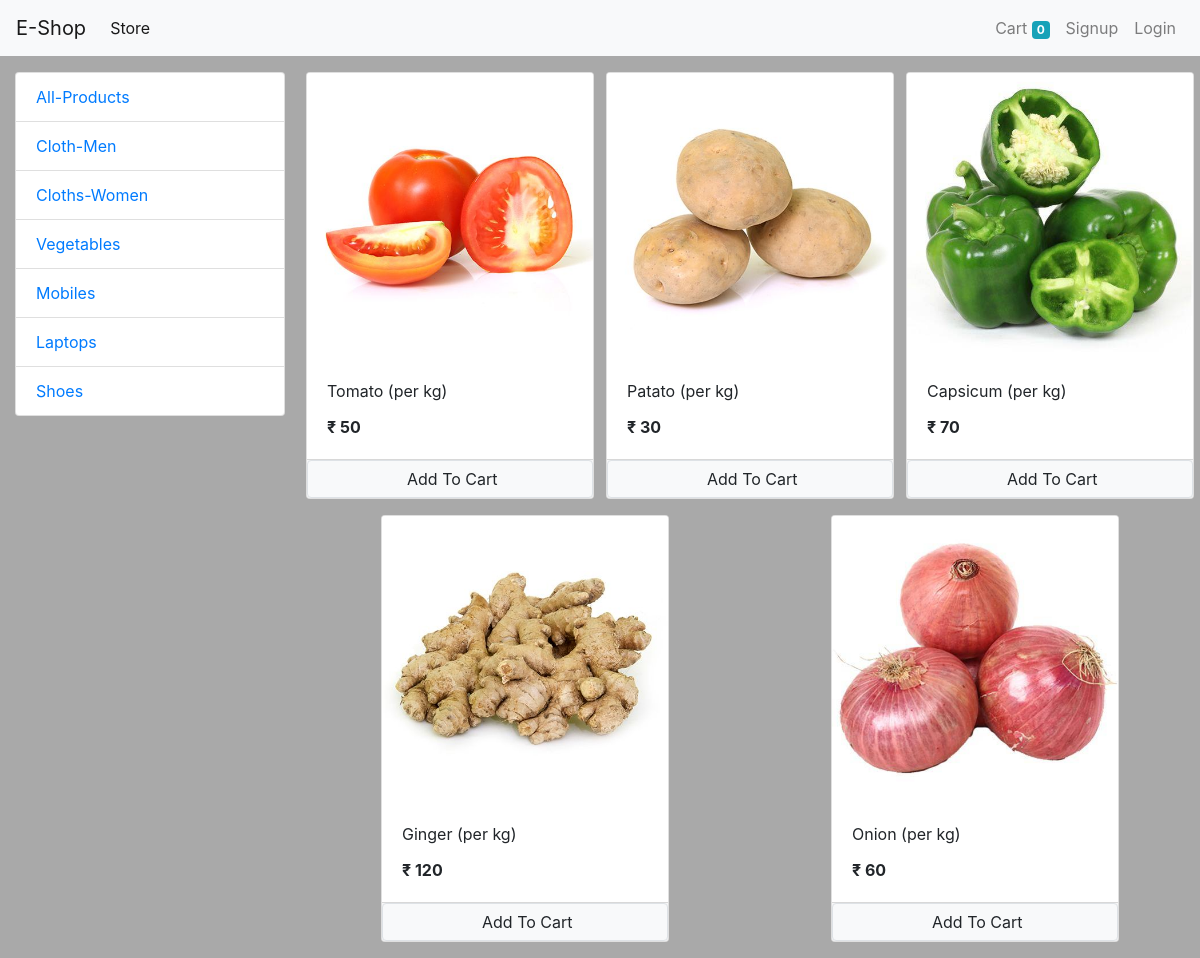
Screenshot of /?category=3 with the database file from the repository.
### store/models/category.py (models this page shows, shortened)
class Category(models.Model):
    name = models.CharField(max_length=20)
    @staticmethod
    def get_all_categories():
        return Category.objects.all()

### store/models/product.py (models this page shows, shortened)
class Product(models.Model):
    name = models.CharField(max_length=50)
    price = models.IntegerField(default=0)
    category = models.ForeignKey(Category, on_delete=models.CASCADE, default=1)
    description = models.CharField(max_length=200, default='', null=True, blank=True)
    image = models.ImageField(upload_to='uploads/products/')
    @staticmethod
    def get_all_products_by_categoryid(category_id):
        if category_id:
            return Product.objects.filter(category=category_id)
        else:
            return Product.get_all_products()

### store/views/home.py (the view, shortened to what this page needs)
# urls.py: path('', Index.as_view(), name='homepage'),
class Index(View):
    def get(self, request):
        cart = request.session.get('cart')
        if not cart:
            request.session['cart'] = {}
        products = None
        categories = Category.get_all_categories()
        categoryID = request.GET.get('category')
        if categoryID:
            products = Product.get_all_products_by_categoryid(categoryID)
        else:
            products = Product.get_all_products();
        data = {}
        data['products'] = products
        data['categories'] = categories
        print('you are:', request.session.get('customer_email'))
        return render(request, 'index.html', data)

### store/templatetags/cart.py (called while the page is built)
@register.filter(name='is_in_cart')
def is_in_cart(product, cart):
    keys = cart.keys()
    for id in keys:
        if int(id) == product.id:
            return True
    return False;

### store/templatetags/custom_filter.py (called while the page is built)
@register.filter(name='currency')
def currency(number):
    return " ₹ " + str(number)

### templates/index.html (shortened to what this page needs)
{% extends 'base.html' %}
{% block content %}
    {% load cart %}
    {% load custom_filter %}
    <div class="container-fluid mt-3">
        <div class="row">
            <div class="col-lg-3 mx-auto">
                <div class="list-group">
                    <a href="/" class="list-group-item
                list-group-item">All-Products</a>
                    {% for category in categories %}
                        <a href="/?category={{ category.id }}" class="list-group-item
                list-group-item">{{ category.name }}</a>
                    {% endfor %}
                </div>
            </div>
            <div id="products" class="col-lg-9 mx-auto">
                <div class="row" mx-auto>
                    {% for product in products %}
                        <div class="card mx-auto mb-3" id="{{ product.id }}" style="width: 18rem;">
                            <img src="{{ product.image.url }}"
                                 class="card-img-top" alt="Card image cap">
                            <div class="card-body">
                                <p class="card-title">{{ product.name }}</p>
                                <p class="card-text"><b>{{ product.price|currency }}</b></p>
                            </div>
                            <div class="card-footer p-0 ">
                                {% if product|is_in_cart:request.session.cart %}
                                    <div class="row no-gutters">
                                        <form action="/#{{ product.id }}" class="col-2" method="post">
                                            {% csrf_token %}
                                            <input hidden type="text" name="product" value="{{ product.id }}">
                                            <input hidden type="text" name="remove" value="True">
                                            <input type="submit" value=" - " class=" btn btn-block btn-secondary ">
                                        </form>
                                        <div class="text-center col">{{ product|cart_quantity:request.session.cart }} in
                                            cart
                                        </div>
                                        <form action="/#{{ product.id }}" class="col-2" method="post">
                                            {% csrf_token %}
                                            <input hidden type="text" name="product" value="{{ product.id }}">
                                            <input type="submit" value=" + " class=" btn btn-block btn-secondary ">
                                        </form>
                                    </div>
                                {% else %}
                                    <form action="/#{{ product.id }}" method="POST" class="btn-block">
                                        <input type="submit" class="float-right-btn
                                     btn-light border form-control" value=" Add To Cart">
                                    </form>
                                {% endif %}
                            </div>
                        </div>
                    {% endfor %}
                </div>
            </div>
        </div>
    </div>
{% endblock %}

### rows the page displays
Category: name "Cloth-Men"
Category: name "Cloths-Women"
Category: name "Vegetables"
Category: name "Mobiles"
Category: name "Laptops"
Category: name "Shoes"
Product: image (picture), name "Tomato (per kg)", price "₹ 50"
Product: image (picture), name "Patato (per kg)", price "₹ 30"
Product: image (picture), name "Capsicum (per kg)", price "₹ 70"
Product: image (picture), name "Ginger (per kg)", price "₹ 120"
Product: image (picture), name "Onion (per kg)", price "₹ 60"

### other values shown
{{ request.session.cart.keys|length }} "0"
